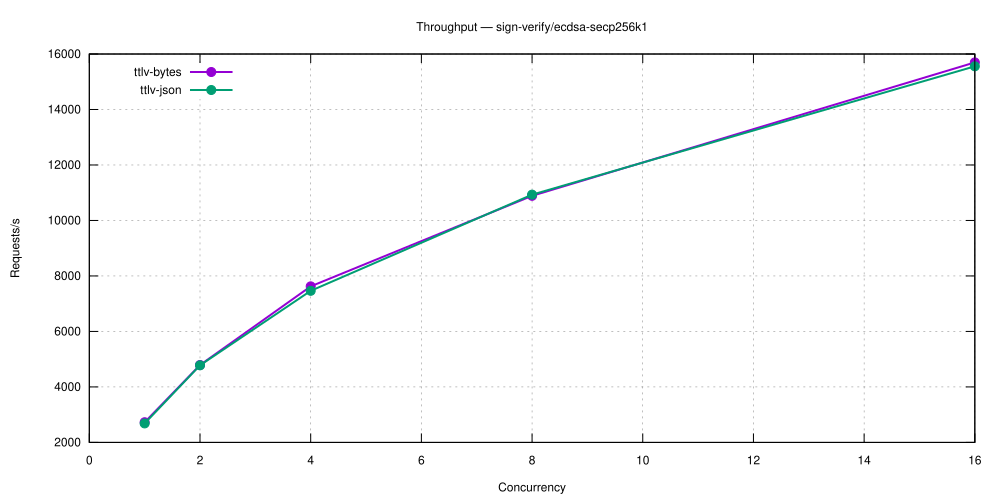

Here is the gnuplot script that generated this plot:
set terminal svg size 1000,500 enhanced font 'Helvetica,12'
set output 'sign-verify_ecdsa-secp256k1.svg'
set title 'Throughput — sign-verify/ecdsa-secp256k1'
set grid
set xlabel 'Concurrency'
set ylabel 'Requests/s'
set key top left
plot 'sign-verify_ecdsa-secp256k1-5.28.0-ttlv-bytes.dat' using 1:2 with linespoints lw 2 pt 7 title 'ttlv-bytes', \
     'sign-verify_ecdsa-secp256k1-5.28.0-ttlv-json.dat' using 1:2 with linespoints lw 2 pt 7 title 'ttlv-json'
